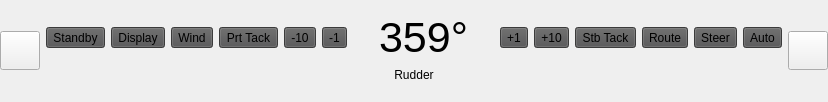
<?xml version="1.0" encoding="UTF-8"?>
<ui version="4.0">
 <class>AutopilotBar</class>
 <widget class="QWidget" name="AutopilotBar">
  <property name="geometry">
   <rect>
    <x>0</x>
    <y>0</y>
    <width>828</width>
    <height>102</height>
   </rect>
  </property>
  <layout class="QVBoxLayout" name="verticalLayout_Autopilot">
   <property name="leftMargin">
    <number>0</number>
   </property>
   <property name="topMargin">
    <number>0</number>
   </property>
   <property name="rightMargin">
    <number>0</number>
   </property>
   <property name="bottomMargin">
    <number>0</number>
   </property>
   <item>
    <layout class="QHBoxLayout" name="horizontalLayout_Autopilot">
        <property name="sizeConstraint">
      <enum>QLayout::SizeConstraint::SetFixedSize</enum>
     </property>
     <item>
      <layout class="QVBoxLayout" name="verticalLayout_SX">
       <property name="sizeConstraint">
        <enum>QLayout::SizeConstraint::SetFixedSize</enum>
       </property>
       <item>
        <widget class="QToolButton" name="toolButton_Autopilot">
         <property name="icon">
          <iconset>
           <normaloff>:/resources/images/bottombar/imagebutton_autopilot.png</normaloff>:/resources/images/bottombar/imagebutton_autopilot.png</iconset>
         </property>
         <property name="iconSize">
          <size>
           <width>32</width>
           <height>32</height>
          </size>
         </property>
         <property name="toolButtonStyle">
          <enum>Qt::ToolButtonStyle::ToolButtonTextUnderIcon</enum>
         </property>
        </widget>
       </item>
      </layout>
     </item>
     <item>
      <layout class="QVBoxLayout" name="verticalLayout_CN">
       <item>
        <layout class="QHBoxLayout" name="horizontalLayout_Display">
         <item>
          <widget class="QToolButton" name="toolButton_StandBy">
           <property name="styleSheet">
            <string notr="true">background-color: rgb(82, 82, 83);
border-top-color: rgb(159, 157, 160);
border-left-color: rgb(159, 157, 160);
border-right-color: rgb(83, 83, 84);
border-bottom-color: rgb(83, 83, 84);</string>
           </property>
           <property name="text">
            <string>Standby</string>
           </property>
          </widget>
         </item>
         <item>
          <widget class="QToolButton" name="toolButton_Display">
           <property name="styleSheet">
            <string notr="true">background-color: rgb(82, 82, 83);
border-top-color: rgb(159, 157, 160);
border-left-color: rgb(159, 157, 160);
border-right-color: rgb(83, 83, 84);
border-bottom-color: rgb(83, 83, 84);</string>
           </property>
           <property name="text">
            <string>Display</string>
           </property>
          </widget>
         </item>
         <item>
          <widget class="QToolButton" name="toolButton_Wind">
           <property name="styleSheet">
            <string notr="true">background-color: rgb(82, 82, 83);
border-top-color: rgb(159, 157, 160);
border-left-color: rgb(159, 157, 160);
border-right-color: rgb(83, 83, 84);
border-bottom-color: rgb(83, 83, 84);</string>
           </property>
           <property name="text">
            <string>Wind</string>
           </property>
          </widget>
         </item>
         <item>
          <widget class="QToolButton" name="toolButton_PTack">
           <property name="styleSheet">
            <string notr="true">background-color: rgb(82, 82, 83);
border-top-color: rgb(159, 157, 160);
border-left-color: rgb(159, 157, 160);
border-right-color: rgb(83, 83, 84);
border-bottom-color: rgb(83, 83, 84);</string>
           </property>
           <property name="text">
            <string>Prt Tack</string>
           </property>
          </widget>
         </item>
         <item>
          <widget class="QToolButton" name="toolButton_Minus10">
           <property name="styleSheet">
            <string notr="true">background-color: rgb(82, 82, 83);
border-top-color: rgb(159, 157, 160);
border-left-color: rgb(159, 157, 160);
border-right-color: rgb(83, 83, 84);
border-bottom-color: rgb(83, 83, 84);</string>
           </property>
           <property name="text">
            <string>-10</string>
           </property>
          </widget>
         </item>
         <item>
          <widget class="QToolButton" name="toolButton_Minus1">
           <property name="styleSheet">
            <string notr="true">background-color: rgb(82, 82, 83);
border-top-color: rgb(159, 157, 160);
border-left-color: rgb(159, 157, 160);
border-right-color: rgb(83, 83, 84);
border-bottom-color: rgb(83, 83, 84);</string>
           </property>
           <property name="text">
            <string>-1</string>
           </property>
          </widget>
         </item>
         <item>
          <spacer name="horizontalSpacer">
           <property name="orientation">
            <enum>Qt::Orientation::Horizontal</enum>
           </property>
           <property name="sizeHint" stdset="0">
            <size>
             <width>40</width>
             <height>20</height>
            </size>
           </property>
          </spacer>
         </item>
         <item>
          <widget class="QLabel" name="label_Display">
           <property name="sizePolicy">
            <sizepolicy hsizetype="Expanding" vsizetype="Preferred">
             <horstretch>0</horstretch>
             <verstretch>0</verstretch>
            </sizepolicy>
           </property>
           <property name="font">
            <font>
             <pointsize>32</pointsize>
            </font>
           </property>
           <property name="text">
            <string>359°</string>
           </property>
           <property name="alignment">
            <set>Qt::AlignmentFlag::AlignCenter</set>
           </property>
          </widget>
         </item>
         <item>
          <spacer name="horizontalSpacer_2">
           <property name="orientation">
            <enum>Qt::Orientation::Horizontal</enum>
           </property>
           <property name="sizeHint" stdset="0">
            <size>
             <width>40</width>
             <height>20</height>
            </size>
           </property>
          </spacer>
         </item>
         <item>
          <widget class="QToolButton" name="toolButton_Plus1">
           <property name="styleSheet">
            <string notr="true">background-color: rgb(82, 82, 83);
border-top-color: rgb(159, 157, 160);
border-left-color: rgb(159, 157, 160);
border-right-color: rgb(83, 83, 84);
border-bottom-color: rgb(83, 83, 84);</string>
           </property>
           <property name="text">
            <string>+1</string>
           </property>
          </widget>
         </item>
         <item>
          <widget class="QToolButton" name="toolButton_Plus10">
           <property name="styleSheet">
            <string notr="true">background-color: rgb(82, 82, 83);
border-top-color: rgb(159, 157, 160);
border-left-color: rgb(159, 157, 160);
border-right-color: rgb(83, 83, 84);
border-bottom-color: rgb(83, 83, 84);</string>
           </property>
           <property name="text">
            <string>+10</string>
           </property>
          </widget>
         </item>
         <item>
          <widget class="QToolButton" name="toolButton_STack">
           <property name="styleSheet">
            <string notr="true">background-color: rgb(82, 82, 83);
border-top-color: rgb(159, 157, 160);
border-left-color: rgb(159, 157, 160);
border-right-color: rgb(83, 83, 84);
border-bottom-color: rgb(83, 83, 84);</string>
           </property>
           <property name="text">
            <string>Stb Tack</string>
           </property>
          </widget>
         </item>
         <item>
          <widget class="QToolButton" name="toolButton_Route">
           <property name="styleSheet">
            <string notr="true">background-color: rgb(82, 82, 83);
border-top-color: rgb(159, 157, 160);
border-left-color: rgb(159, 157, 160);
border-right-color: rgb(83, 83, 84);
border-bottom-color: rgb(83, 83, 84);</string>
           </property>
           <property name="text">
            <string>Route</string>
           </property>
          </widget>
         </item>
         <item>
          <widget class="QToolButton" name="toolButton_Steer">
           <property name="styleSheet">
            <string notr="true">background-color: rgb(82, 82, 83);
border-top-color: rgb(159, 157, 160);
border-left-color: rgb(159, 157, 160);
border-right-color: rgb(83, 83, 84);
border-bottom-color: rgb(83, 83, 84);</string>
           </property>
           <property name="text">
            <string>Steer</string>
           </property>
          </widget>
         </item>
         <item>
          <widget class="QToolButton" name="toolButton_Auto">
           <property name="styleSheet">
            <string notr="true">background-color: rgb(82, 82, 83);
border-top-color: rgb(159, 157, 160);
border-left-color: rgb(159, 157, 160);
border-right-color: rgb(83, 83, 84);
border-bottom-color: rgb(83, 83, 84);</string>
           </property>
           <property name="text">
            <string>Auto</string>
           </property>
          </widget>
         </item>
        </layout>
       </item>
       <item>
        <widget class="QLabel" name="label_Rudder">
         <property name="styleSheet">
          <string notr="true"/>
         </property>
         <property name="text">
          <string>Rudder</string>
         </property>
         <property name="alignment">
          <set>Qt::AlignmentFlag::AlignCenter</set>
         </property>
        </widget>
       </item>
       <item>
        <layout class="QHBoxLayout" name="horizontalLayout_Rudder">
         <property name="sizeConstraint">
          <enum>QLayout::SizeConstraint::SetFixedSize</enum>
         </property>
         <item>
          <widget class="QWidget" name="widget_Rudder" native="true">
           <property name="styleSheet">
            <string notr="true">background-color: rgb(255, 255, 255);
color: rgb(0,0,0);</string>
           </property>
          </widget>
         </item>
        </layout>
       </item>
      </layout>
     </item>
     <item>
      <layout class="QVBoxLayout" name="verticalLayout_DX">
       <property name="spacing">
        <number>-1</number>
       </property>
       <property name="sizeConstraint">
        <enum>QLayout::SizeConstraint::SetFixedSize</enum>
       </property>
       <item>
        <widget class="QToolButton" name="toolButton_Hide">
         <property name="icon">
          <iconset>
           <normaloff>:/resources/images/bottombar/icon_hide.png</normaloff>:/resources/images/bottombar/icon_hide.png</iconset>
         </property>
         <property name="iconSize">
          <size>
           <width>32</width>
           <height>32</height>
          </size>
         </property>
         <property name="toolButtonStyle">
          <enum>Qt::ToolButtonStyle::ToolButtonTextUnderIcon</enum>
         </property>
        </widget>
       </item>
      </layout>
     </item>
    </layout>
   </item>
  </layout>
 </widget>
 <resources/>
 <connections/>
</ui>
